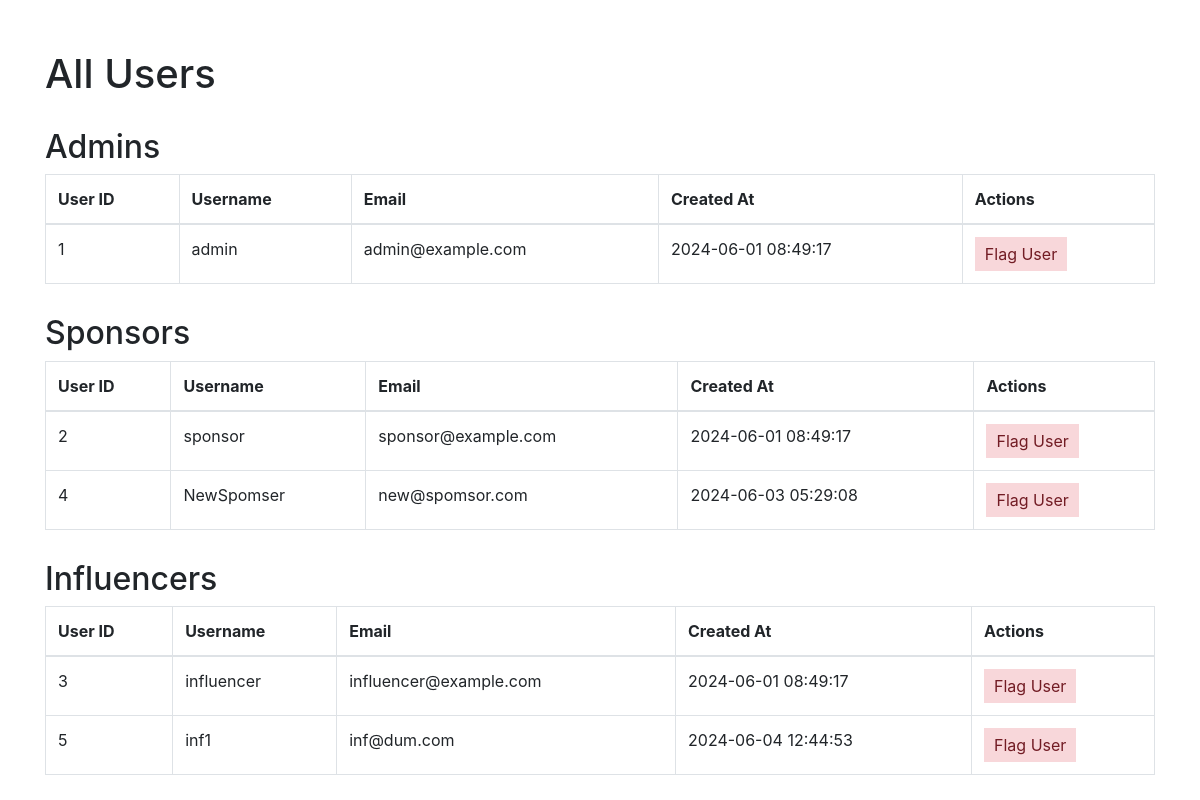
The page /admin/allusers (signed in) on the database its author committed.
### models.py (models this page shows)
class User(db.Model):
    __tablename__ = "users"
    user_id = db.Column(db.Integer, primary_key=True, autoincrement=True)
    username = db.Column(db.String(255), unique=True, nullable=False)
    password = db.Column(db.String(255), nullable=False)
    email = db.Column(db.String(255), unique=True, nullable=False)
    role = db.Column(db.Enum("admin", "sponsor", "influencer"), nullable=False)
    created_at = db.Column(db.TIMESTAMP, default=db.func.current_timestamp())
    sponsors = db.relationship("Sponsor", backref="user", lazy=True)
    influencers = db.relationship("Influencer", backref="user", lazy=True)
    user_flags = db.relationship(
        "UserFlag", foreign_keys="UserFlag.flagged_by", backref="flagger", lazy=True
    )
    flagged_by_user_flags = db.relationship(
        "UserFlag", foreign_keys="UserFlag.user_id", backref="flagged_user", lazy=True
    )
    campaign_flags = db.relationship(
        "CampaignFlag",
        foreign_keys="CampaignFlag.flagged_by",
        backref="flagger",
        lazy=True,
    )
    def to_dict(self):
        return {c.name: getattr(self, c.name) for c in self.__table__.columns}

### admin.py (the view)
@admin.route('/allusers')
def all_users():
    if "user_name" in session and "role" in session:
        if session["role"] == "admin":
            data = dict()
            data["admin"] = [user.to_dict() for user in User.query.filter_by(role="admin").all()]
            data["sponsor"] = [user.to_dict() for user in User.query.filter_by(role="sponsor").all()]
            data["influencer"] = [user.to_dict() for user in User.query.filter_by(role="influencer").all()]
            return render_template("admin_allusers.html", data=data)
    flash("Please Login !","faliled")
    return redirect(url_for("home"))

### app.py (called while the page is built)
@app.before_request
def create_tables():
    init_db(app)

### models.py (called while the page is built, shortened)
def init_db(app):
    with app.app_context():
        db.create_all()

### templates/admin_allusers.html (shortened to what this page needs)
<!DOCTYPE html>
<html lang="en">
<head>
    <link rel="stylesheet" href="https://stackpath.bootstrapcdn.com/bootstrap/4.3.1/css/bootstrap.min.css">
</head>
<body>
    <div class="container">
        <h1>All Users</h1>
        <h2>Admins</h2>
        <table class="table table-bordered">
            <thead>
                <tr>
                    <th>User ID</th>
                    <th>Username</th>
                    <th>Email</th>
                    <th>Created At</th>
                    <th>Actions</th>
                </tr>
            </thead>
            <tbody>
                {% for admin in data.admin %}
                <tr>
                    <td>{{ admin.user_id }}</td>
                    <td>{{ admin.username }}</td>
                    <td>{{ admin.email }}</td>
                    <td>{{ admin.created_at }}</td>
                    <td><button class="flag-button" onclick="flagUser('{{ admin.user_id }}')">Flag User</button></td>
                </tr>
                {% endfor %}
            </tbody>
        </table>
        <h2>Sponsors</h2>
        <table class="table table-bordered">
            <thead>
                <tr>
                    <th>User ID</th>
                    <th>Username</th>
                    <th>Email</th>
                    <th>Created At</th>
                    <th>Actions</th>
                </tr>
            </thead>
            <tbody>
                {% for sponsor in data.sponsor %}
                <tr>
                    <td>{{ sponsor.user_id }}</td>
                    <td>{{ sponsor.username }}</td>
                    <td>{{ sponsor.email }}</td>
                    <td>{{ sponsor.created_at }}</td>
                    <td><button class="flag-button" onclick="flagUser('{{ sponsor.user_id }}')">Flag User</button></td>
                </tr>
                {% endfor %}
            </tbody>
        </table>
        <h2>Influencers</h2>
        <table class="table table-bordered">
            <thead>
                <tr>
                    <th>User ID</th>
                    <th>Username</th>
                    <th>Email</th>
                    <th>Created At</th>
                    <th>Actions</th>
                </tr>
            </thead>
            <tbody>
                {% for influencer in data.influencer %}
                <tr>
                    <td>{{ influencer.user_id }}</td>
                    <td>{{ influencer.username }}</td>
                    <td>{{ influencer.email }}</td>
                    <td>{{ influencer.created_at }}</td>
                    <td><button class="flag-button" onclick="flagUser('{{ influencer.user_id }}')">Flag User</button></td>
                </tr>
                {% endfor %}
            </tbody>
        </table>
    </div>
</body>
</html>

### templates/admin_allusers.html (style rules this page uses)
.container { margin-top: 50px; }
h2 { margin-top: 30px; }
.flag-button { background-color: #f8d7da; color: #721c24; border: none; padding: 5px 10px; cursor: pointer; }

### rows shown on the page
User: user_id "1", username "admin", email "admin@example.com", created_at "2024-06-01 08:49:17"
User: user_id "2", username "sponsor", email "sponsor@example.com", created_at "2024-06-01 08:49:17"
User: user_id "4", username "NewSpomser", email "new@spomsor.com", created_at "2024-06-03 05:29:08"
User: user_id "3", username "influencer", email "influencer@example.com", created_at "2024-06-01 08:49:17"
User: user_id "5", username "inf1", email "inf@dum.com", created_at "2024-06-04 12:44:53"
